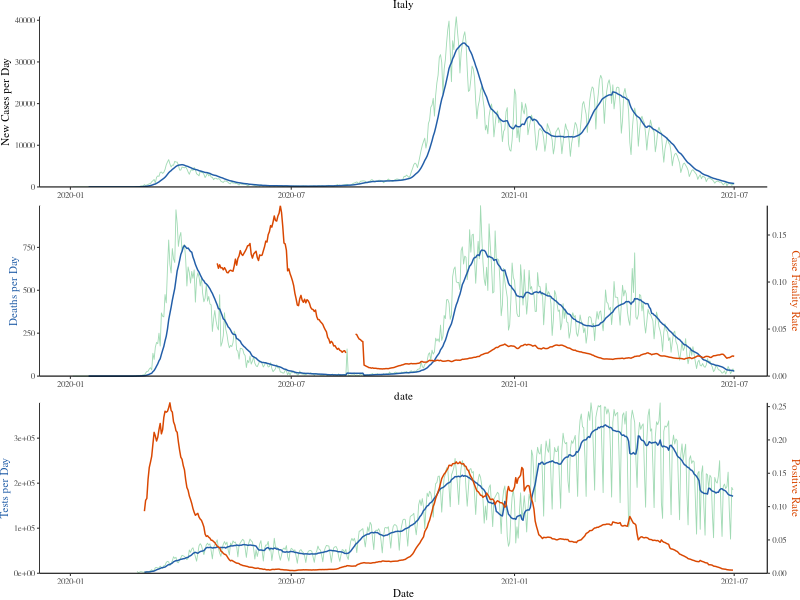

Recreate this plot in R. (Note: this script raises an error after producing the figure.)
# Load Packages, Clear, Sink -------------------------------------------------------

# load packages
package_list <- c("readr","ggplot2","gridExtra","plyr","dplyr","ggsci","RColorBrewer",
                  "viridis","sf","reshape2","ggpubr","egg","scales","plotrix","ggallin", "stats")
for (package in package_list){
  if (!package %in% installed.packages()){
    install.packages(package)
  }
}
lapply(package_list, require, character.only = TRUE)

# clear workspace
rm(list=ls())

# Import Data ------------------------------------------------------------

# Import csv file for figure 5
figure_5_data <- read_csv("./data/figure_5.csv",
                          na = c("N/A","NA","#N/A"," ",""),
                          col_types = cols(date = col_date(format = "%Y-%m-%d"),
                                           new_tests = col_double(),
                                           new_tests_smooth = col_double(),
                                           positive_rate = col_double(),
                                           positive_rate_smooth = col_double(),
                                           cfr_smooth = col_double()))


# Process Data for figure 5 ------------------------------------------------

# Set up colour palette
my_palette_1 <- brewer.pal(name="YlGnBu",n=4)[2]
my_palette_2 <- brewer.pal(name="YlGnBu",n=4)[4]
my_palette_3 <- brewer.pal(name="Oranges",n=4)[4]

# Cut the positive rate before April due to low denominator
figure_5_data[figure_5_data$date<'2020-04-01','positive_rate'] <- NA
figure_5_data[figure_5_data$date<'2020-05-01','cfr_smooth'] <- NA
# For italy, need to exclude some dates from CFR calculation when cases were very low
figure_5_data[(figure_5_data$country=='Italy')&(figure_5_data$date>='2020-08-16')&(figure_5_data$date<='2020-08-22'),'cfr_smooth'] <- NA


# Define which countries to plot
country_list = c("Italy","United States")

# Plot figure 5 - with individual subplots and grid arrange ---------------------------------

for (country_a in country_list){
  # Individual subplots
  figure_5_a_1 <- (ggplot(subset(figure_5_data,country==country_a)) 
                   + geom_line(aes(x = date, y = new_per_day),size=0.3,color=my_palette_1,na.rm=TRUE)
                   + geom_line(aes(x = date, y = new_per_day_smooth),color=my_palette_2,na.rm=TRUE)
                   + labs(title=country_a, y="New Cases per Day", x=element_blank())
                   + theme_classic(base_size=8,base_family='serif')
                   + scale_y_continuous(expand = c(0,0),limits = c(0, NA))
                   + theme(plot.title=element_text(size=8, hjust = 0.5),plot.margin=unit(c(0,0,0,0),"pt")))
  max_dead_a=max(subset(figure_5_data,country==country_a)$dead_per_day,na.rm=TRUE)
  max_cfr_a=max(subset(figure_5_data,country==country_a)$cfr_smooth,na.rm=TRUE)
  figure_5_a_2 <- (ggplot(subset(figure_5_data,country==country_a)) 
                   + geom_line(aes(x = date, y = dead_per_day),size=0.3,color=my_palette_1,na.rm=TRUE)
                   + geom_line(aes(x = date, y = dead_per_day_smooth),color=my_palette_2,na.rm=TRUE)
                   + geom_line(aes(x = date, y = cfr_smooth*(max_dead_a/max_cfr_a)),color=my_palette_3,na.rm=TRUE)
                   + scale_y_continuous(name = "Deaths per Day", 
                                        expand = c(0,0),limits = c(0, NA),
                                        sec.axis = sec_axis(~./(max_dead_a/max_cfr_a), name = "Case Fatality Rate"))
                   + theme(plot.title = element_text(hjust = 0.5),plot.margin=unit(c(0,0,0,0),"pt"))
                   + theme_classic(base_size=8,base_family='serif')
                   + theme(plot.title = element_text(hjust = 0.5),plot.margin=unit(c(0,0,0,0),"pt"),
                           axis.title.y.left = element_text(color=my_palette_2), axis.title.y.right = element_text(color=my_palette_3)))
  max_tests_a=max(subset(figure_5_data,country==country_a)$new_tests,na.rm=TRUE)
  max_positive_rate_a=max(subset(figure_5_data,country==country_a)$positive_rate_smooth,na.rm=TRUE)
  figure_5_a_3 <- (ggplot(subset(figure_5_data,country==country_a)) 
                   + geom_line(aes(x = date, y = new_tests),size=0.3,color=my_palette_1,na.rm=TRUE)
                   + geom_line(aes(x = date, y = new_tests_smooth),color=my_palette_2,na.rm=TRUE)
                   + geom_line(aes(x = date, y = positive_rate_smooth*(max_tests_a/max_positive_rate_a)),color=my_palette_3,na.rm=TRUE)
                   + scale_y_continuous(name = "Tests per Day", 
                                        expand = c(0,0),limits = c(0, NA),
                                        sec.axis = sec_axis(~./(max_tests_a/max_positive_rate_a), name = "Positive Rate"))
                   + labs(x="Date")
                   + theme_classic(base_size=8,base_family='serif')
                   + theme(plot.title = element_text(hjust = 0.5),plot.margin=unit(c(0,0,0,0),"pt"),
                           axis.title.y.left = element_text(color=my_palette_2), axis.title.y.right = element_text(color=my_palette_3)))
  # Combining subplots
  figure_5_all <- egg::ggarrange(figure_5_a_1,
                                 figure_5_a_2,
                                 figure_5_a_3,
                                 ncol=1)
  figure_5_all <- annotate_figure(figure_5_all,
                                  top = text_grob("figure 5: Cases, Deaths and Testing Over Time", size = 9, family='serif'))
  ggsave(paste("./output/png/figure_5_",country_a,".png",sep=""), plot = figure_5_all, width = 8,  height = 10, units='cm',dpi=300)
}
